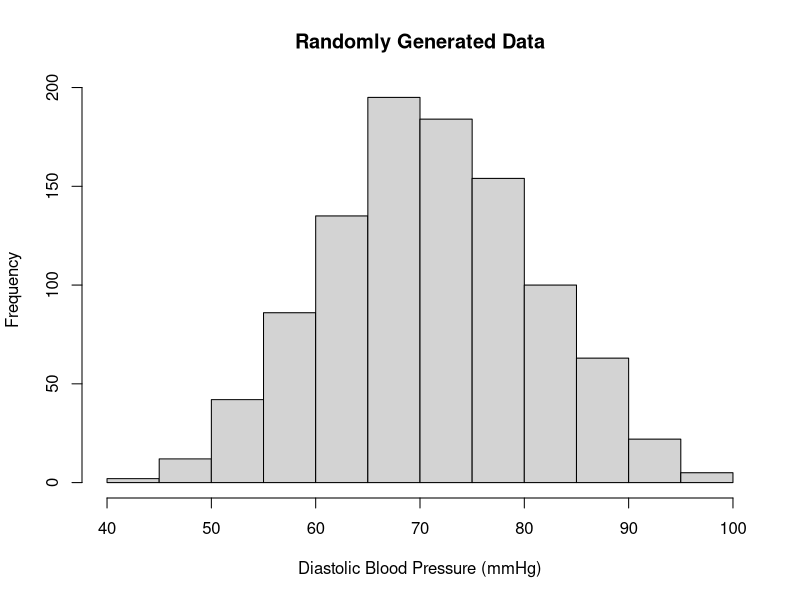
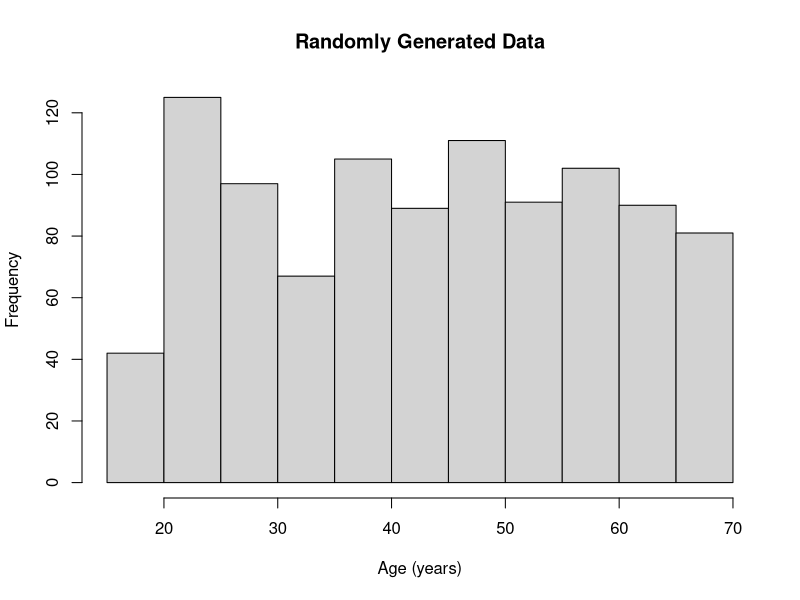
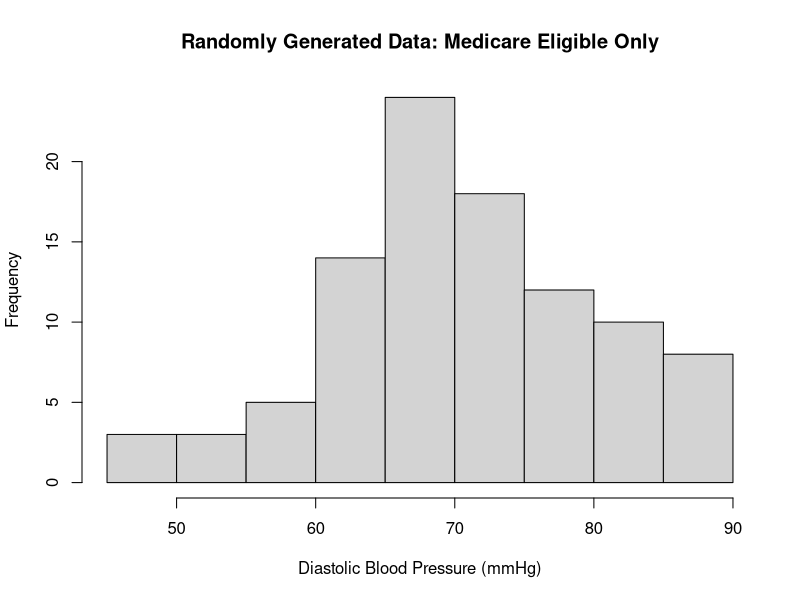
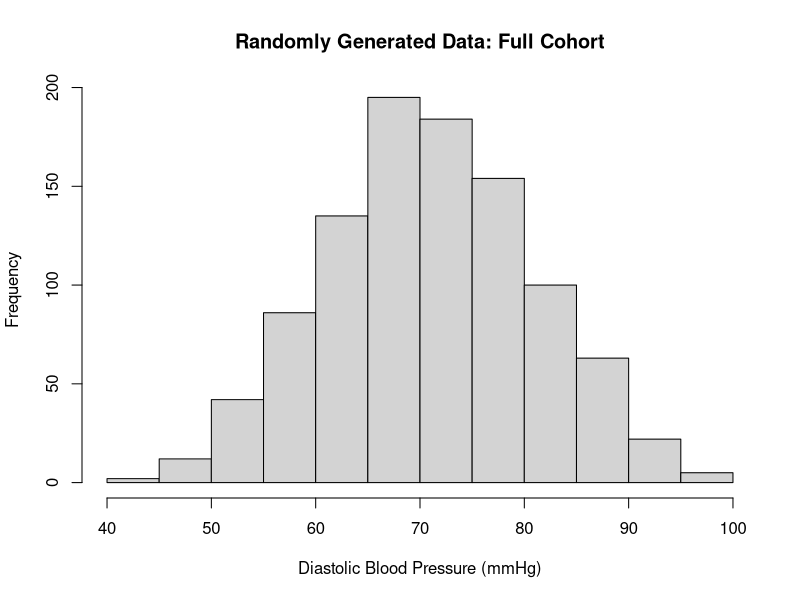
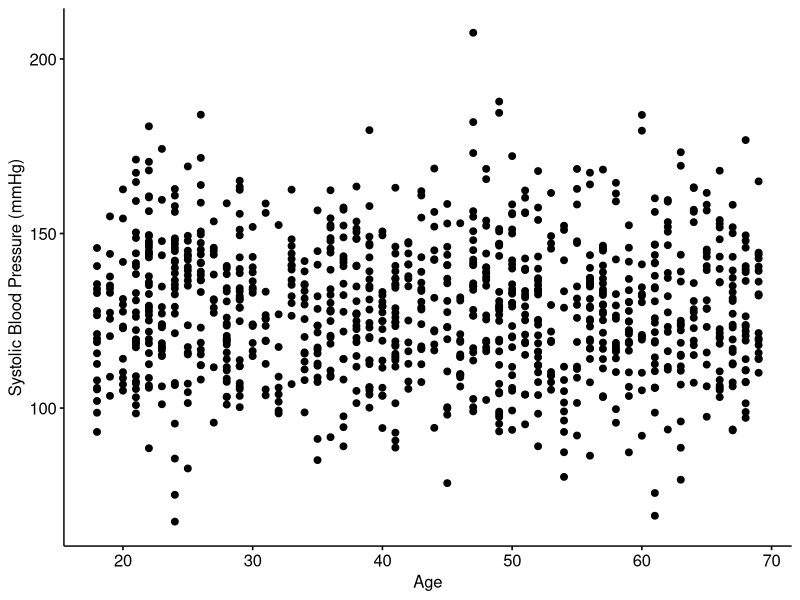
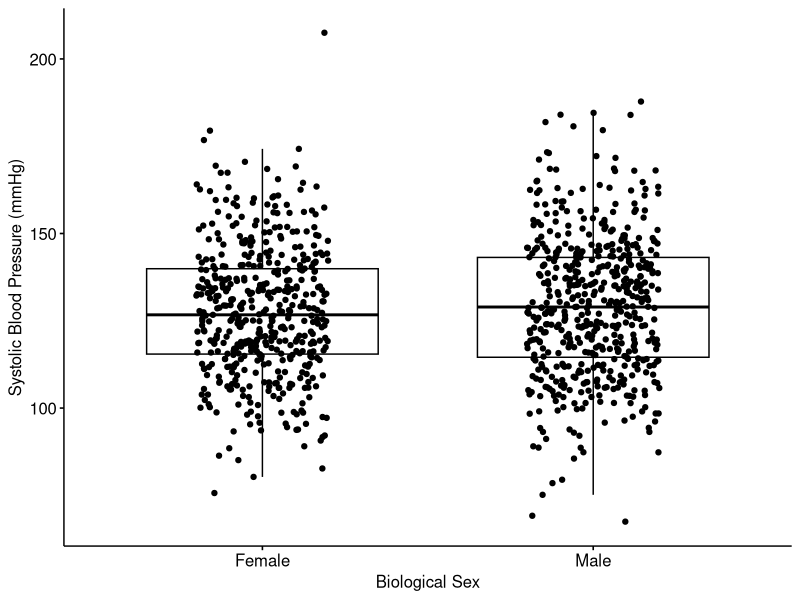
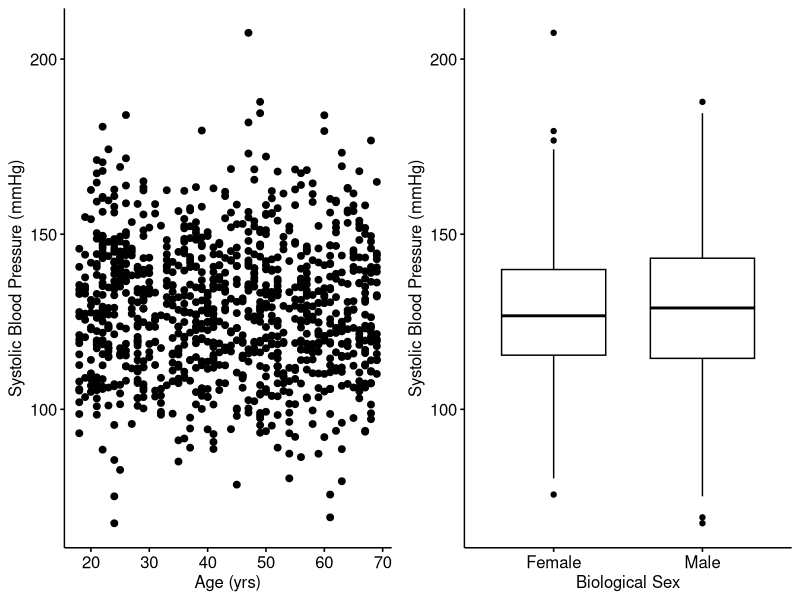
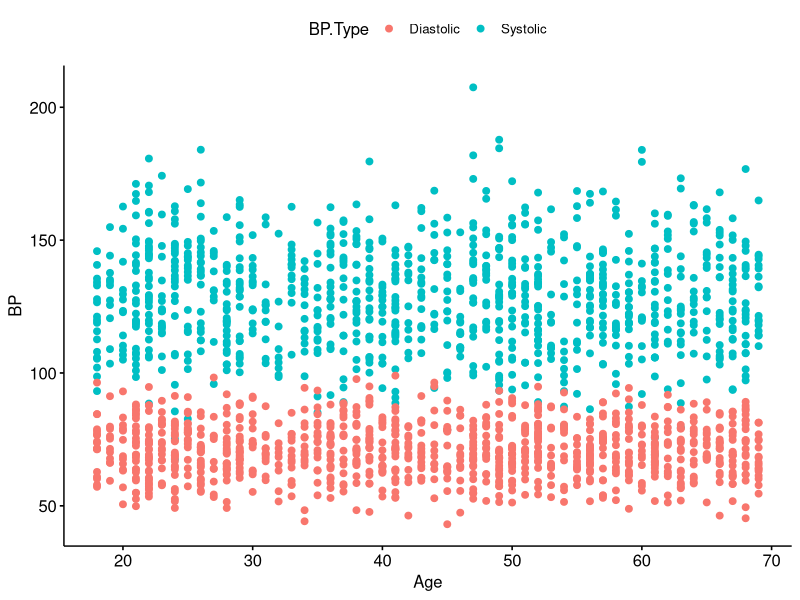

Write the R code that produced these figures, in order.
## ---- chunk 1
knitr::opts_chunk$set(echo = TRUE)
## ---- chunk 2

# Define a variable of random systolic blood pressure
rnorm(n = 10,mean = 128.4,sd = 19.6)

## ---- chunk 3
set.seed(123)
rnorm(n = 10,mean = 128.4,sd = 19.6)
rnorm(n = 10,mean = 128.4,sd = 19.6)

set.seed(123)
rnorm(n = 10,mean = 128.4,sd = 19.6)
## ---- chunk 4
set.seed(103)
rbinom(n = 10,size = 1,prob = 0.5)
rbinom(n = 10,size = 10,prob = 0.5)
## ---- chunk 5
set.seed(103)
mean(rbinom(n = 100,size = 10,prob = 0.5))
mean(rbinom(n = 100,size = 10,prob = 0.7))
## ---- chunk 6

# Set a random seed
set.seed(103) 

# Define a data frame with our randomly generated data
randomData <- data.frame('SubjectID' = seq(1:1000), 
                         'systolicBP' = rnorm(n = 1000,mean = 128,sd = 20),
                         'diastolicBP' = rnorm(n = 1000,mean = 71,sd = 10),
                         'Age' = trunc(runif(n = 1000,min = 18,max = 70)),
                         'Male' = rbinom(n = 1000,size = 1,prob = 0.5))

# Take a peak at the top entries for our dataset 
head(randomData)

# Assess the mean and standard deviation for systolic blood pressure
mean(randomData$systolicBP)
sd(randomData$systolicBP)

# Visualize the distribution of diastolic blood pressure
hist(randomData$diastolicBP,main = 'Randomly Generated Data',xlab = 'Diastolic Blood Pressure (mmHg)')

# Visualize the distribution of age
hist(randomData$Age,main = 'Randomly Generated Data',xlab = 'Age (years)')
## ---- chunk 7
# Check the distribution of our variables
summary(randomData)
## ---- chunk 8

# Define a new factor variable from an old binary
randomData$BiologicalSex <- factor(ifelse(randomData$Male == 1,'Male','Female'))

# Re-check the distribution of our variables
summary(randomData)

## ---- chunk 9

# Define variable specifying age above 65 (medicare eligible)
randomData$MedicareAge <- ifelse(randomData$Age < 65,F,T)

# Re-check the distribution of our variables
summary(randomData)
## ---- chunk 10

# Subset to only those at medicare age
medicareData1 <- randomData[which(randomData$MedicareAge == T),]
medicareData2 <- randomData[which(randomData$Age >= 65),]

# We can use the following statement to ensure both methods produced the same result
all(medicareData1 == medicareData2)
table(medicareData1 == medicareData2)
## ---- chunk 11
# Visualize the distribution of diastolic blood pressure in Medicare Only
hist(medicareData1$diastolicBP,main = 'Randomly Generated Data: Medicare Eligible Only',xlab = 'Diastolic Blood Pressure (mmHg)')

# Visualize the distribution of diastolic blood pressure in full dataset
hist(randomData$diastolicBP,main = 'Randomly Generated Data: Full Cohort',xlab = 'Diastolic Blood Pressure (mmHg)')
## ---- chunk 12

# Run the following line of code one time to install the package if you haven't already
# install.packages('ggpubr')

# Generate a scatter plot of age by systolic blood pressure
ggpubr::ggscatter(randomData,x = 'Age',y = 'systolicBP',ylab = 'Systolic Blood Pressure (mmHg)')

# Generate a boxplot for diastolic blood pressure distrubition by biological sex in our original dataset
ggpubr::ggboxplot(randomData,x = 'BiologicalSex',y = 'systolicBP',xlab = 'Biological Sex',
                  ylab = 'Systolic Blood Pressure (mmHg)',add = 'jitter')

## ---- chunk 13
ggpubr::ggarrange(
   ggpubr::ggscatter(randomData,x = 'Age',y = 'systolicBP',
                     xlab = 'Age (yrs)',ylab = 'Systolic Blood Pressure (mmHg)'),
   ggpubr::ggboxplot(randomData,x = 'BiologicalSex',y = 'systolicBP',
                     xlab = 'Biological Sex',ylab = 'Systolic Blood Pressure (mmHg)'),
   ncol = 2,nrow = 1#,labels = 'auto'
)

## ---- chunk 14
# Wide format data
data.frame('PatientID' = c('P001','P002','P003'),
                          'Age' = c(24,35,27),
                          'Height.in' = c(67,70,64))
## ---- chunk 15
# Long format data
data.frame('PatientID' = c('P001','P001','P002','P002','P003','P003'),
           'Measure' = c('Age','Height.in','Age','Height.in','Age','Height.in'),
           'Value' = c(24,67,35,70,27,64))
## ---- chunk 16
# Wide format repeated measures
data.frame('PatientID' = c('P001','P002','P003'),
           'Height.in.5y' = c(40,43,39),
           'Height.in.10y' = c(53,58,51))
## ---- chunk 17
# Long format repeated measures
data.frame('PatientID' = c('P001','P001','P002','P002','P003','P003'),
           'Age.yrs' = c(5,10,5,10,5,10),
           'Height.in' = c(40,53,43,58,39,51))
## ---- chunk 18
# Run the following line of code one time to install the package if you haven't already
# install.packages('reshape2')

# Melt the data frame into a long form
longData <- reshape2::melt(randomData[,c('SubjectID','systolicBP','diastolicBP','Age','BiologicalSex')],
                           id.vars = c('SubjectID','Age','BiologicalSex'),value.name = 'BP',
                           variable.name = 'BP.Type')
# Check enteries for our first subject
longData[longData$SubjectID == 1,]

# How it would look if we forgot one of our ID variables
longData2 <- reshape2::melt(randomData[,c('SubjectID','systolicBP','diastolicBP','Age','BiologicalSex')],
                           id.vars = c('SubjectID','Age'),value.name = 'BP',
                           variable.name = 'BP.Type')
typeof(longData2$BP)
longData2[longData2$SubjectID == 1,]

## ---- chunk 19
# Print first 20 values
longData$Age[1:20]
order(longData$Age)[1:20]
## ---- chunk 20
longData$Age[14]
longData[order(longData$Age),'Age'][1:20]
## ---- chunk 21
# Order by subject ID
head(longData[order(longData$SubjectID,decreasing = F),])

# Order by decreasing age
head(longData[order(longData$Age,decreasing = T),])

## ---- chunk 22

# Look for cases of "BP" and replace with ""
longData$BP.Type <- sub(pattern = 'BP',replacement = '',x = longData$BP.Type)

# Now lets see what values we have for this variable
table(longData$BP.Type)

# We could also just replace the values using indexing as follows
longData[which(longData$BP.Type == 'systolic'),'BP.Type'] <- 'Systolic'
longData[which(longData$BP.Type == 'diastolic'),'BP.Type'] <- 'Diastolic'

# Now lets check again what values we have for this variable
table(longData$BP.Type)

## ---- chunk 23

# Define a list of character strings
charStrings <- c('QBS Graduate Program at Dartmouth College','QBS 103','QBS! QBS! QBS!')

# sub function
sub(pattern = 'QBS',replacement = 'Dartmouth',x = charStrings)

# gsub function
gsub(pattern = 'QBS',replacement = 'Dartmouth',x = charStrings)

## ---- chunk 24
# Define two lists of sample names
d1 <- c('20210323_PB4_01_09.RCC','20210323_PB4_01_11.RCC','20210323_PB4_01_12.RCC','20210401_ch5-040121_01_01.RCC','20210401_ch5-040121_01_02.RCC','20210401_ch5-040121_01_02.RCC','20210401_ch5-040121_01_03.RCC')
d2 <- c('20210323-PB4_01_11.RCC','20210323-PB4_01_12.RCC','20210323-PB4_01_09.RCC','20210401-ch5-040121-01-01.RCC','20210401-ch5-040121-01-02.RCC','20210401-ch5-040121-01-02.RCC','20210401-ch5-040121-01-03.RCC')

# Check if same samples are in both lists
table(d1 %in% d2)

# Compare formatting 
head(d1)
head(d2)
## ---- chunk 25
# Replace all "_" with "-" in list of sample names
d1 <- gsub(d1,pattern = '_',replacement = '-')
d2 <- gsub(d2,pattern = '_',replacement = '-')

# Verify all names in d1 are now also in d2
table(d1 %in% d2)

# Check if D1 and D2 are in the same order
table(d1 == d2)

# Reorder both vectors
d1 <- d1[order(d1)]
d2 <- d2[order(d2)]

# Check if D1 and D2 are in the same order
table(d1 == d2)

## ---- chunk 26

# Generate a scatter plot of age by systolic blood pressure
ggpubr::ggscatter(longData,x = 'Age',y = 'BP',color = 'BP.Type')

# Generate a boxplot for diastolic blood pressure distrubition by biological sex in our original dataset
ggpubr::ggboxplot(longData,x = 'BP.Type',y = 'BP',color = 'BiologicalSex',
                  ylab = 'Blood Pressure (mmHg)',xlab = '')

## ---- chunk 27

# Cast into a data frame
wideData <- reshape2::dcast(longData,formula =  SubjectID + Age + BiologicalSex ~ BP.Type,value.var = "BP")
# Note: using dcast because we want a dataframe as output. 
# If we want a vector or matrix as output, we use acast

# Lets see if our data look the same as when we started
head(wideData)
# Our original data set
head(randomData)

## ---- chunk 28

# Generate table (note here we drop subject ID from the formula)
summaryTable <- reshape2::dcast(longData,formula = Age + BiologicalSex ~ BP.Type,
                                fun.aggregate = mean,value.var = 'BP')

# Check the dimmensions 
dim(summaryTable)

# Look at the top enteries
head(summaryTable)

## ---- chunk 29

# Generate table (note here we drop subject ID from the formula)
summaryTable <- reshape2::dcast(longData,formula = Age + BiologicalSex ~ BP.Type,
                                fun.aggregate = length,value.var = 'BP')

# Check the dimmensions 
dim(summaryTable)

# Look at the top enteries
head(summaryTable)

